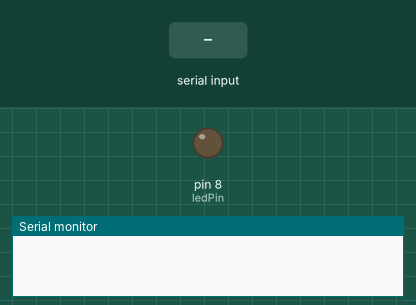
This sketch was run on a simulated Arduino Uno, built with avr-gcc and run on an emulated ATmega328P. Parts: output pins drawn as LEDs (lit = HIGH), the last lines printed to the serial monitor. The inputs (shaded band) are chosen by the test bench.

Above: at 1.2 s.
1.3 s: "ON\n" received over Serial
At 2.5 s:
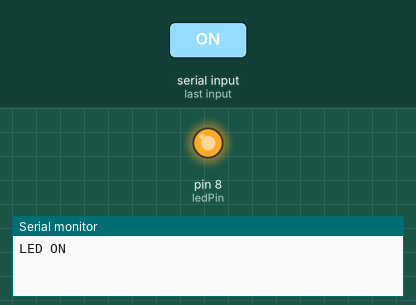
2.8 s: "OFF\n" received over Serial
At 3.9 s:
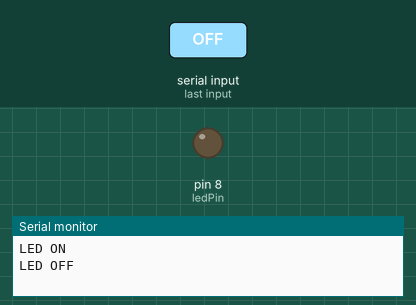
Timing chart, 0 to 5.8 s (numbered marks = the images above; inputs shaded):
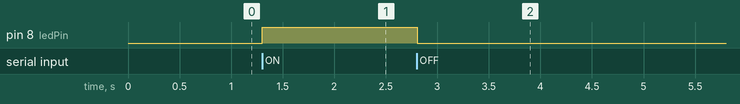

Measured:
- after the input at 1.3 s, pin 8 (ledPin): LOW → HIGH at once
- after the input at 2.8 s, pin 8 (ledPin): HIGH → LOW at once

The sketch:

Adaptive_Multimodal.ino
```cpp
const int ledPin = 8;
String command = "";

void setup() {
  pinMode(ledPin, OUTPUT);
  digitalWrite(ledPin, LOW);
  Serial.begin(9600);
}

void loop() {
  if (Serial.available()) {
    command = Serial.readStringUntil('\n');
    command.trim();

    if (command == "ON") {
      digitalWrite(ledPin, HIGH);
      Serial.println("LED ON");
    }
    else if (command == "OFF") {
      digitalWrite(ledPin, LOW);
      Serial.println("LED OFF");
    }
  }
}
```
